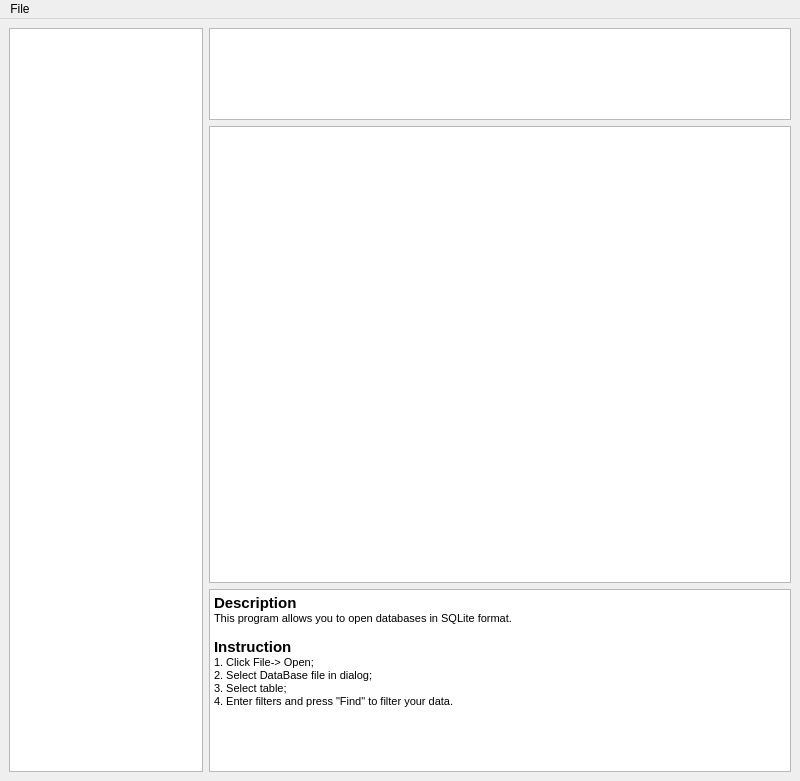
<?xml version="1.0" encoding="UTF-8"?>
<ui version="4.0">
 <class>SqlLiteViewer</class>
 <widget class="QMainWindow" name="SqlLiteViewer">
  <property name="geometry">
   <rect>
    <x>0</x>
    <y>0</y>
    <width>800</width>
    <height>781</height>
   </rect>
  </property>
  <property name="windowTitle">
   <string>SqlLiteViewer</string>
  </property>
  <widget class="QWidget" name="centralwidget">
   <layout class="QGridLayout" name="gridLayout" rowstretch="1,5,2" columnstretch="1,3" rowminimumheight="0,0,0">
    <item row="0" column="0" rowspan="3">
     <widget class="QListWidget" name="menu"/>
    </item>
    <item row="2" column="1">
     <widget class="QTextEdit" name="footer">
      <property name="html">
       <string>&lt;!DOCTYPE HTML PUBLIC &quot;-//W3C//DTD HTML 4.0//EN&quot; &quot;http://www.w3.org/TR/REC-html40/strict.dtd&quot;&gt;
&lt;html&gt;&lt;head&gt;&lt;meta name=&quot;qrichtext&quot; content=&quot;1&quot; /&gt;&lt;style type=&quot;text/css&quot;&gt;
p, li { white-space: pre-wrap; }
&lt;/style&gt;&lt;/head&gt;&lt;body style=&quot; font-family:'MS Shell Dlg 2'; font-size:8.25pt; font-weight:400; font-style:normal;&quot;&gt;
&lt;p style=&quot; margin-top:0px; margin-bottom:0px; margin-left:0px; margin-right:0px; -qt-block-indent:0; text-indent:0px;&quot;&gt;&lt;span style=&quot; font-size:11pt; font-weight:600;&quot;&gt;Description&lt;/span&gt;&lt;/p&gt;
&lt;p style=&quot; margin-top:0px; margin-bottom:0px; margin-left:0px; margin-right:0px; -qt-block-indent:0; text-indent:0px;&quot;&gt;This program allows you to open databases in SQLite format.&lt;/p&gt;
&lt;p style=&quot;-qt-paragraph-type:empty; margin-top:0px; margin-bottom:0px; margin-left:0px; margin-right:0px; -qt-block-indent:0; text-indent:0px;&quot;&gt;&lt;br /&gt;&lt;/p&gt;
&lt;p style=&quot; margin-top:0px; margin-bottom:0px; margin-left:0px; margin-right:0px; -qt-block-indent:0; text-indent:0px;&quot;&gt;&lt;span style=&quot; font-size:11pt; font-weight:600;&quot;&gt;Instruction&lt;/span&gt;&lt;/p&gt;
&lt;p style=&quot; margin-top:0px; margin-bottom:0px; margin-left:0px; margin-right:0px; -qt-block-indent:0; text-indent:0px;&quot;&gt;1. Click File-&amp;gt; Open;&lt;/p&gt;
&lt;p style=&quot; margin-top:0px; margin-bottom:0px; margin-left:0px; margin-right:0px; -qt-block-indent:0; text-indent:0px;&quot;&gt;2. Select DataBase file in dialog;&lt;/p&gt;
&lt;p style=&quot; margin-top:0px; margin-bottom:0px; margin-left:0px; margin-right:0px; -qt-block-indent:0; text-indent:0px;&quot;&gt;3. Select table;&lt;/p&gt;
&lt;p style=&quot; margin-top:0px; margin-bottom:0px; margin-left:0px; margin-right:0px; -qt-block-indent:0; text-indent:0px;&quot;&gt;4. Enter filters and press &amp;quot;Find&amp;quot; to filter your data.&lt;/p&gt;&lt;/body&gt;&lt;/html&gt;</string>
      </property>
     </widget>
    </item>
    <item row="1" column="1">
     <widget class="SqlTableView" name="sqlView">
      <property name="enabled">
       <bool>true</bool>
      </property>
     </widget>
    </item>
    <item row="0" column="1">
     <widget class="QTextEdit" name="header"/>
    </item>
   </layout>
  </widget>
  <widget class="QMenuBar" name="menubar">
   <property name="geometry">
    <rect>
     <x>0</x>
     <y>0</y>
     <width>800</width>
     <height>21</height>
    </rect>
   </property>
   <widget class="QMenu" name="menuFile">
    <property name="title">
     <string>File</string>
    </property>
    <addaction name="actionOpen"/>
   </widget>
   <addaction name="menuFile"/>
  </widget>
  <action name="actionOpen">
   <property name="text">
    <string>Open</string>
   </property>
  </action>
 </widget>
 <customwidgets>
  <customwidget>
   <class>SqlTableView</class>
   <extends>QTableView</extends>
   <header>sqlliteviewer.h</header>
  </customwidget>
 </customwidgets>
 <resources/>
 <connections/>
</ui>
